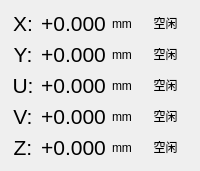
                  <widget class="QWidget" name="mechanical_coordinate_4">
                   <attribute name="title">
                    <string>位置</string>
                   </attribute>
                   <layout class="QHBoxLayout" name="horizontalLayout_11">
                    <item>
                     <layout class="QHBoxLayout" name="horizontalLayout_2" stretch="1,2,1,2">
                      <item>
                       <layout class="QVBoxLayout" name="verticalLayout">
                        <item>
                         <widget class="QLabel" name="label_183">
                          <property name="text">
                           <string>&lt;html&gt;&lt;head/&gt;&lt;body&gt;&lt;p&gt;&lt;span style=&quot; font-size:16pt; color:#000000;&quot;&gt;X:&lt;/span&gt;&lt;/p&gt;&lt;/body&gt;&lt;/html&gt;</string>
                          </property>
                          <property name="alignment">
                           <set>Qt::AlignCenter</set>
                          </property>
                         </widget>
                        </item>
                        <item>
                         <widget class="QLabel" name="label_184">
                          <property name="text">
                           <string>&lt;html&gt;&lt;head/&gt;&lt;body&gt;&lt;p&gt;&lt;span style=&quot; font-size:16pt; color:#000000;&quot;&gt;Y:&lt;/span&gt;&lt;/p&gt;&lt;/body&gt;&lt;/html&gt;</string>
                          </property>
                          <property name="alignment">
                           <set>Qt::AlignCenter</set>
                          </property>
                         </widget>
                        </item>
                        <item>
                         <widget class="QLabel" name="label_185">
                          <property name="text">
                           <string>&lt;html&gt;&lt;head/&gt;&lt;body&gt;&lt;p&gt;&lt;span style=&quot; font-size:16pt; color:#000000;&quot;&gt;U:&lt;/span&gt;&lt;/p&gt;&lt;/body&gt;&lt;/html&gt;</string>
                          </property>
                          <property name="alignment">
                           <set>Qt::AlignCenter</set>
                          </property>
                         </widget>
                        </item>
                        <item>
                         <widget class="QLabel" name="label_186">
                          <property name="text">
                           <string>&lt;html&gt;&lt;head/&gt;&lt;body&gt;&lt;p&gt;&lt;span style=&quot; font-size:16pt; color:#000000;&quot;&gt;V:&lt;/span&gt;&lt;/p&gt;&lt;/body&gt;&lt;/html&gt;</string>
                          </property>
                          <property name="alignment">
                           <set>Qt::AlignCenter</set>
                          </property>
                         </widget>
                        </item>
                        <item>
                         <widget class="QLabel" name="label_219">
                          <property name="text">
                           <string>&lt;html&gt;&lt;head/&gt;&lt;body&gt;&lt;p&gt;&lt;span style=&quot; font-size:16pt; color:#000000;&quot;&gt;Z:&lt;/span&gt;&lt;/p&gt;&lt;/body&gt;&lt;/html&gt;</string>
                          </property>
                          <property name="alignment">
                           <set>Qt::AlignCenter</set>
                          </property>
                         </widget>
                        </item>
                       </layout>
                      </item>
                      <item>
                       <layout class="QVBoxLayout" name="verticalLayout_20">
                        <item>
                         <widget class="QLabel" name="Label_Mech_Cor_X">
                          <property name="styleSheet">
                           <string notr="true">font: 16pt &quot;黑体&quot;;</string>
                          </property>
                          <property name="text">
                           <string>&lt;html&gt;&lt;head/&gt;&lt;body&gt;&lt;p&gt;&lt;span style=&quot; font-size:16pt;&quot;&gt;+0.000&lt;/span&gt;&lt;/p&gt;&lt;/body&gt;&lt;/html&gt;</string>
                          </property>
                          <property name="alignment">
                           <set>Qt::AlignCenter</set>
                          </property>
                         </widget>
                        </item>
                        <item>
                         <widget class="QLabel" name="Label_Mech_Cor_Y">
                          <property name="styleSheet">
                           <string notr="true">font: 16pt &quot;黑体&quot;;</string>
                          </property>
                          <property name="text">
                           <string>&lt;html&gt;&lt;head/&gt;&lt;body&gt;&lt;p&gt;&lt;span style=&quot; font-size:16pt;&quot;&gt;+0.000&lt;/span&gt;&lt;/p&gt;&lt;/body&gt;&lt;/html&gt;</string>
                          </property>
                          <property name="alignment">
                           <set>Qt::AlignCenter</set>
                          </property>
                         </widget>
                        </item>
                        <item>
                         <widget class="QLabel" name="Label_Mech_Cor_U">
                          <property name="styleSheet">
                           <string notr="true">font: 16pt &quot;黑体&quot;;</string>
                          </property>
                          <property name="text">
                           <string>&lt;html&gt;&lt;head/&gt;&lt;body&gt;&lt;p&gt;&lt;span style=&quot; font-size:16pt;&quot;&gt;+0.000&lt;/span&gt;&lt;/p&gt;&lt;/body&gt;&lt;/html&gt;</string>
                          </property>
                          <property name="alignment">
                           <set>Qt::AlignCenter</set>
                          </property>
                         </widget>
                        </item>
                        <item>
                         <widget class="QLabel" name="Label_Mech_Cor_V">
                          <property name="styleSheet">
                           <string notr="true">font: 16pt &quot;黑体&quot;;</string>
                          </property>
                          <property name="text">
                           <string>&lt;html&gt;&lt;head/&gt;&lt;body&gt;&lt;p&gt;&lt;span style=&quot; font-size:16pt;&quot;&gt;+0.000&lt;/span&gt;&lt;/p&gt;&lt;/body&gt;&lt;/html&gt;</string>
                          </property>
                          <property name="alignment">
                           <set>Qt::AlignCenter</set>
                          </property>
                         </widget>
                        </item>
                        <item>
                         <widget class="QLabel" name="Label_Mech_Cor_Z">
                          <property name="styleSheet">
                           <string notr="true">font: 16pt &quot;黑体&quot;;</string>
                          </property>
                          <property name="text">
                           <string>&lt;html&gt;&lt;head/&gt;&lt;body&gt;&lt;p&gt;&lt;span style=&quot; font-size:16pt;&quot;&gt;+0.000&lt;/span&gt;&lt;/p&gt;&lt;/body&gt;&lt;/html&gt;</string>
                          </property>
                          <property name="alignment">
                           <set>Qt::AlignCenter</set>
                          </property>
                         </widget>
                        </item>
                       </layout>
                      </item>
                      <item>
                       <layout class="QVBoxLayout" name="verticalLayout_19">
                        <item>
                         <widget class="QLabel" name="label_15">
                          <property name="styleSheet">
                           <string notr="true">font: 16pt &quot;黑体&quot;;</string>
                          </property>
                          <property name="text">
                           <string>mm</string>
                          </property>
                         </widget>
                        </item>
                        <item>
                         <widget class="QLabel" name="label_16">
                          <property name="styleSheet">
                           <string notr="true">font: 16pt &quot;黑体&quot;;</string>
                          </property>
                          <property name="text">
                           <string>mm</string>
                          </property>
                         </widget>
                        </item>
                        <item>
                         <widget class="QLabel" name="label_17">
                          <property name="styleSheet">
                           <string notr="true">font: 16pt &quot;黑体&quot;;</string>
                          </property>
                          <property name="text">
                           <string>mm</string>
                          </property>
                         </widget>
                        </item>
                        <item>
                         <widget class="QLabel" name="label_19">
                          <property name="styleSheet">
                           <string notr="true">font: 16pt &quot;黑体&quot;;</string>
                          </property>
                          <property name="text">
                           <string>mm</string>
                          </property>
                         </widget>
                        </item>
                        <item>
                         <widget class="QLabel" name="label_20">
                          <property name="styleSheet">
                           <string notr="true">font: 16pt &quot;黑体&quot;;</string>
                          </property>
                          <property name="text">
                           <string>mm</string>
                          </property>
                         </widget>
                        </item>
                       </layout>
                      </item>
                      <item>
                       <layout class="QVBoxLayout" name="verticalLayout_2">
                        <item>
                         <widget class="QLabel" name="Label__Motion_Status_X">
                          <property name="text">
                           <string>&lt;html&gt;&lt;head/&gt;&lt;body&gt;&lt;p&gt;空闲&lt;/p&gt;&lt;/body&gt;&lt;/html&gt;</string>
                          </property>
                          <property name="alignment">
                           <set>Qt::AlignCenter</set>
                          </property>
                         </widget>
                        </item>
                        <item>
                         <widget class="QLabel" name="Label__Motion_Status_Y">
                          <property name="text">
                           <string>&lt;html&gt;&lt;head/&gt;&lt;body&gt;&lt;p&gt;空闲&lt;/p&gt;&lt;/body&gt;&lt;/html&gt;</string>
                          </property>
                          <property name="alignment">
                           <set>Qt::AlignCenter</set>
                          </property>
                         </widget>
                        </item>
                        <item>
                         <widget class="QLabel" name="Label__Motion_Status_U">
                          <property name="text">
                           <string>&lt;html&gt;&lt;head/&gt;&lt;body&gt;&lt;p&gt;空闲&lt;/p&gt;&lt;/body&gt;&lt;/html&gt;</string>
                          </property>
                          <property name="alignment">
                           <set>Qt::AlignCenter</set>
                          </property>
                         </widget>
                        </item>
                        <item>
                         <widget class="QLabel" name="Label__Motion_Status_V">
                          <property name="text">
                           <string>&lt;html&gt;&lt;head/&gt;&lt;body&gt;&lt;p&gt;空闲&lt;/p&gt;&lt;/body&gt;&lt;/html&gt;</string>
                          </property>
                          <property name="alignment">
                           <set>Qt::AlignCenter</set>
                          </property>
                         </widget>
                        </item>
                        <item>
                         <widget class="QLabel" name="Label__Motion_Status_Z">
                          <property name="text">
                           <string>&lt;html&gt;&lt;head/&gt;&lt;body&gt;&lt;p&gt;空闲&lt;/p&gt;&lt;/body&gt;&lt;/html&gt;</string>
                          </property>
                          <property name="alignment">
                           <set>Qt::AlignCenter</set>
                          </property>
                         </widget>
                        </item>
                       </layout>
                      </item>
                     </layout>
                    </item>
                   </layout>
                  </widget>
